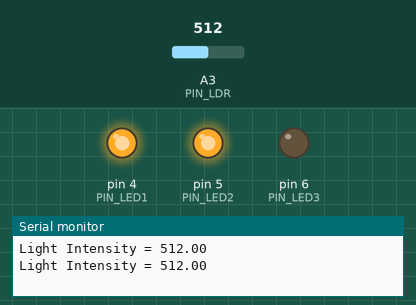
The sketch below on a simulated Arduino Uno, built with avr-gcc and run on an emulated ATmega328P. Parts: output pins drawn as LEDs (lit = HIGH), the last lines printed to the serial monitor. The inputs (shaded band) are chosen by the test bench; at power-on: A3 (PIN_LDR) = 512.

Above: at 1.8 s.
1.9 s: A3 (PIN_LDR) set to 583
3.4 s: A3 (PIN_LDR) set to 614
At 4.9 s:
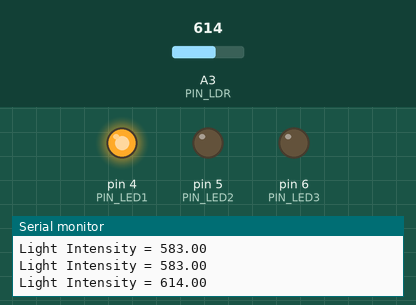
5.5 s: A3 (PIN_LDR) set to 793
7.2 s: A3 (PIN_LDR) set to 817
At 9.2 s:
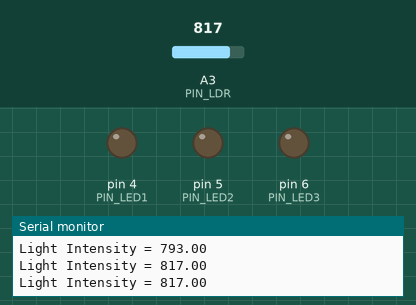
9.5 s: A3 (PIN_LDR) set to 390
At 10.9 s:
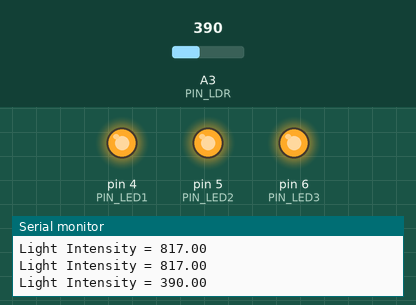
11.5 s: A3 (PIN_LDR) set to 417
At 12.5 s:
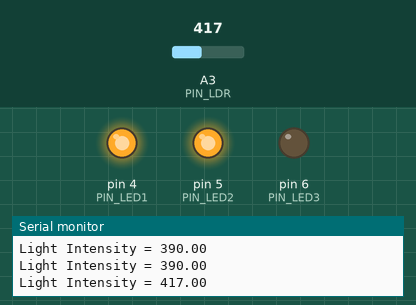
Timing chart, 0 to 14.5 s (numbered marks = the images above; inputs shaded):
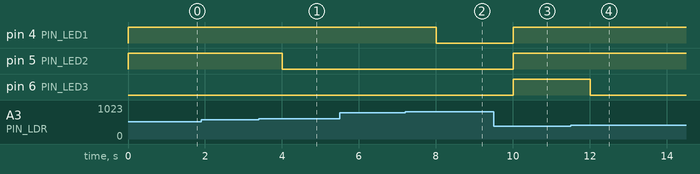

The sketch:

question-classic-12.ino
```cpp
// (licence header left out)
#define PIN_LDR A3

#define PIN_LED1 4
#define PIN_LED2 5
#define PIN_LED3 6

float LDR_Value = 0.0;

void setup() {
  pinMode(PIN_LDR,  INPUT);
  pinMode(PIN_LED1, OUTPUT);
  pinMode(PIN_LED2, OUTPUT);
  pinMode(PIN_LED3, OUTPUT);

  Serial.begin(9600);
}

void loop() {
  LDR_Value = analogRead(PIN_LDR);

  if (LDR_Value > 800){
    digitalWrite(PIN_LED1, LOW);
    digitalWrite(PIN_LED2, LOW);
    digitalWrite(PIN_LED3, LOW);
  } else if (LDR_Value > 600){
    digitalWrite(PIN_LED1, HIGH);
    digitalWrite(PIN_LED2, LOW);
    digitalWrite(PIN_LED3, LOW);
  } else if (LDR_Value > 400){
    digitalWrite(PIN_LED1, HIGH);
    digitalWrite(PIN_LED2, HIGH);
    digitalWrite(PIN_LED3, LOW);
  } else if (LDR_Value > 200){
    digitalWrite(PIN_LED1, HIGH);
    digitalWrite(PIN_LED2, HIGH);
    digitalWrite(PIN_LED3, HIGH);
  }

  Serial.print("Light Intensity = ");
  Serial.print(LDR_Value);
  Serial.println();

  delay(1000);
}
```

Measured:
- the behaviour switches between 600 and 601 on A3 (PIN_LDR) (found by bisection; images 0 and 1)
- the behaviour switches between 800 and 801 on A3 (PIN_LDR) (found by bisection; images 1 and 2)
- the behaviour switches between 400 and 401 on A3 (PIN_LDR) (found by bisection; images 3 and 4)
- after the input at 3.4 s, pin 5 (PIN_LED2): HIGH → LOW after 0.60 s
- after the input at 7.2 s, pin 4 (PIN_LED1): HIGH → LOW after 0.81 s
- after the input at 9.5 s, pin 4 (PIN_LED1), pin 5 (PIN_LED2), pin 6 (PIN_LED3): LOW → HIGH after 0.51 s
- after the input at 11.5 s, pin 6 (PIN_LED3): HIGH → LOW after 0.51 s
